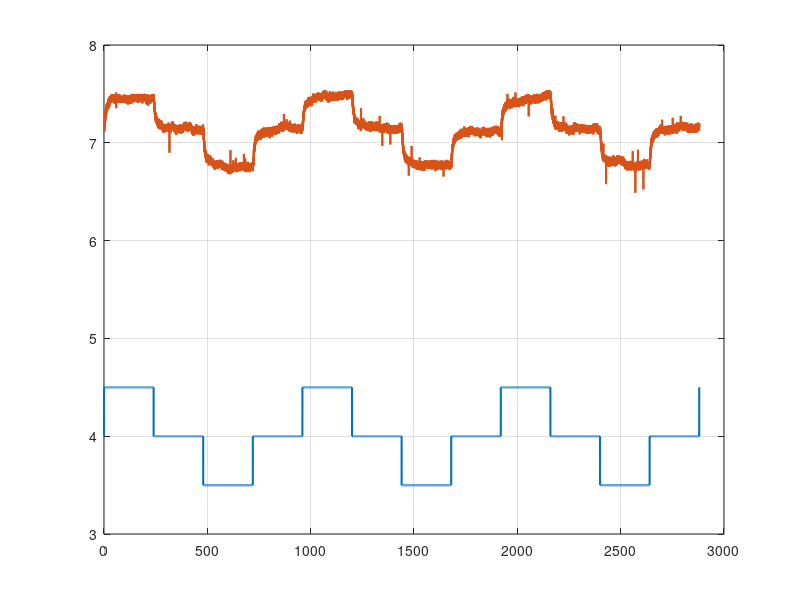

Here is the MATLAB script that generated this plot: (Note: this script raises an error after producing the figure.)
clc; clear; close all; warning('off','all');

save_dir = 'csv_data';

% ensure save dir exists
if ~exist(save_dir,'dir')
    mkdir(save_dir);
end

load pb_mer/pb_vent6_spir4.mat

%----------------------------------------------------------------------------------------
% RAW DATA ------------------------------------------------------------------------------
%----------------------------------------------------------------------------------------

time = time(2400:end) - time(2400);
spir = spir(2400:end);
snimac = snimac1(2400:end);

figure(1);
plot(time, spir, 'LineWidth', 1.5);
hold on;
plot(time, snimac, 'LineWidth', 1.5);
grid on;
hold on;

%----------------------------------------------------------------------------------------
% Detrended and normalized data ---------------------------------------------------------
%----------------------------------------------------------------------------------------

snimac_n = my_detrend(snimac, time);
plot(time, snimac_n, 'LineWidth', 1.5);
hold off;

spir_n = spir - 4;

T = table(time, spir, snimac, spir_n, snimac_n, 'VariableNames', {'time','spir','snimac1','spir_n','snimac1_n'});
fname = fullfile(save_dir, 'pb_vent6_spir4_raw.csv');
writetable(T, fname);  

%----------------------------------------------------------------------------------------
% Average data calculation --------------------------------------------------------------
%----------------------------------------------------------------------------------------

time = time(1:9600);
snimac_n = mean([snimac_n(1:9600), snimac_n(9601:19200), snimac_n(19201:28800)], 2);
spir_n = spir_n(1:9600);

figure(2);
plot(time, spir_n, 'LineWidth', 1.5);
hold on;
plot(time, snimac_n, 'LineWidth', 1.5);
grid on;
hold off;

T = table(time, spir_n, snimac_n, 'VariableNames', {'time','spir_n','snimac1_n'});
fname = fullfile(save_dir, 'pb_vent6_spir4_avg.csv');
writetable(T, fname);

%----------------------------------------------------------------------------------------
% Identification ------------------------------------------------------------------------
%----------------------------------------------------------------------------------------

Ts = 0.1;

Gs_ls = ls_identify_basic(snimac_n, spir_n, Ts)
snimac_s_ls = lsim(Gs_ls, spir_n, time);
Gs_fmin = tf_identify_fmin(snimac_n, spir_n, time, Ts)
snimac_s_fmin = lsim(Gs_fmin, spir_n, time);

rmse_ls   = sqrt(mean((snimac_n - snimac_s_ls).^2));
rmse_fmin = sqrt(mean((snimac_n - snimac_s_fmin).^2));

fprintf('\n---------------------------------------------\n');
fprintf('RMSE (Least Squares): %.6f\n', rmse_ls);
fprintf('RMSE (fminsearch):    %.6f\n', rmse_fmin);
fprintf('---------------------------------------------\n\n');

figure(3);
plot(time, snimac_n, 'k', 'LineWidth', 1.5); hold on;
plot(time, snimac_s_ls, 'r--', 'LineWidth', 1.3);
plot(time, snimac_s_fmin, 'b-.', 'LineWidth', 1.3);
grid on;
hold off;

T = table(time, spir_n, snimac_n, snimac_s_ls, snimac_s_fmin, 'VariableNames', {'time','spir_n','snimac1_n','snimac1_s_ls','snimac1_s_fmin'});
fname = fullfile(save_dir, 'pb_vent6_spir4_id.csv');
writetable(T, fname);

% save('pb_vent6_spir4_id.mat', 'Gs_fmin', 'Gs_ls');

%----------------------------------------------------------------------------------------
% FUNCTIONS -----------------------------------------------------------------------------
%----------------------------------------------------------------------------------------
warning('on','all');

function G = ls_identify_basic(y, u, Ts)
    
    y = y(:);
    u = u(:);
    N = length(y);
    na = 2; nb = 2;
    
    Phi = zeros(N-2, na+nb);
    for k = 3:N
        Phi(k-2,:) = [-y(k-1), -y(k-2), u(k-1), u(k-2)];
    end
    Y = y(3:N);
    
    theta = pinv(Phi) * Y;  
    
    a1 = theta(1); 
    a2 = theta(2);
    b1 = theta(3); 
    b2 = theta(4);
    
    num = [b1 b2];
    den = [1 a1 a2];
    Gd = tf(num, den, Ts);
    
    G = d2c(Gd, 'tustin');

end

function G = tf_identify_fmin(y, u, time, Ts)

    y = y(:);
    u = u(:);
    time = time(:);

    p0 = [0 0 0 0];  

    cost_fun = @(p) rmse_cost_bounded(p, u, y, time, Ts);

    opts = optimset('Display', 'off', 'TolX', 1e-8, 'TolFun', 1e-8);
    p_opt = fminsearch(cost_fun, p0, opts);

    p_opt = 50 * tanh(p_opt);
    a1 = p_opt(1); a2 = p_opt(2); b1 = p_opt(3); b2 = p_opt(4);

    Gd = tf([b1 b2], [1 a1 a2], Ts);
    G  = d2c(Gd, 'tustin');

end
% --- helper cost function with bounded parameters ---
function err = rmse_cost_bounded(p, u, y, t, Ts)

    p = 50 * tanh(p);
    err = rmse_cost(p, u, y, t, Ts);

end
% --- base RMSE cost function ---
function err = rmse_cost(p, u, y, t, Ts)

    if any(isnan(p)) || any(~isfinite(p))
        err = 1e6;
        return;
    end

    a1 = p(1); a2 = p(2); b1 = p(3); b2 = p(4);

    try
        Gd = tf([b1 b2], [1 a1 a2], Ts);
        G  = d2c(Gd, 'tustin');
        y_sim = lsim(G, u, t);
        err = sqrt(mean((y - y_sim).^2));
        if isnan(err) || isinf(err)
            err = 1e6;
        end
    catch
        err = 1e6;
    end

end


% my_detrend
% Implements subtraction of the linear trend using formulas (2.6)-(2.7)
% from the book:
% Douglas C. Montgomery, Elizabeth A. Peck, G. Geoffrey Vining.
% "Introduction to Linear Regression Analysis", 5th Edition, Wiley, 2012.
% (Section 2.2.1)

function y_detr = my_detrend(y, x)

    y = y(:);
    x = x(:);
    n = length(y);

    Sx  = sum(x);
    Sy  = sum(y);
    Sxx = sum(x.^2);
    Sxy = sum(x .* y);

    b1 = (n*Sxy - Sx*Sy) / (n*Sxx - Sx^2);  
    b0 = mean(y) - b1 * mean(x);            

    y_detr = y - (b0 + b1*x);

end
